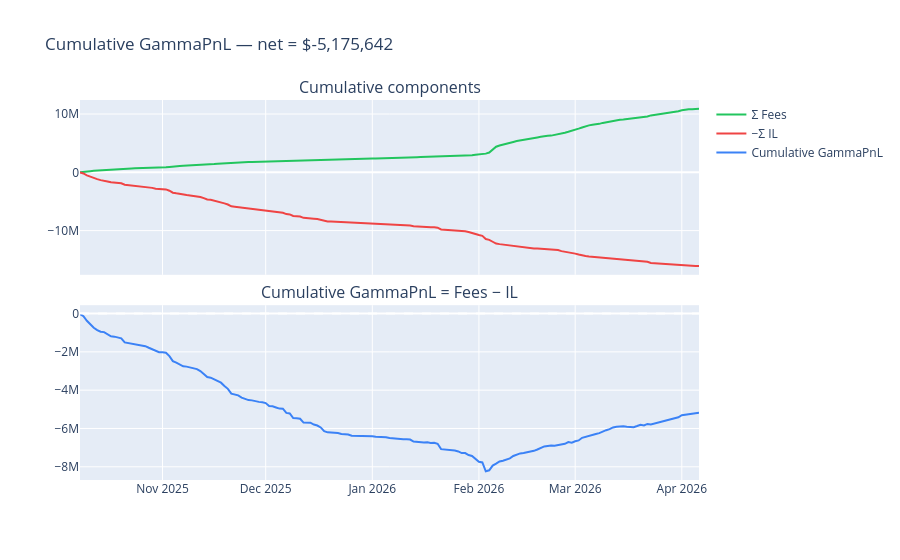

Notebook code for this chart:
### Markdown cell above
**Plot 2 — Cumulative GammaPnL = Σ (Fees − IL)**

### Code cell
gpl = daily_df["gamma_pnl_daily"].dropna().cumsum()
fees_cum = daily_df["fees_daily"].fillna(0.0).cumsum()
il_cum = daily_df["il_daily"].fillna(0.0).cumsum()

fig = make_subplots(rows=2, cols=1, shared_xaxes=True, vertical_spacing=0.08,
    subplot_titles=("Cumulative components", "Cumulative GammaPnL = Fees − IL"))
fig.add_trace(go.Scatter(x=fees_cum.index, y=fees_cum.values, name="Σ Fees", line=dict(color="#22c55e")),
              row=1, col=1)
fig.add_trace(go.Scatter(x=il_cum.index, y=(-il_cum).values, name="−Σ IL", line=dict(color="#ef4444")),
              row=1, col=1)
fig.add_trace(go.Scatter(x=gpl.index, y=gpl.values, name="Cumulative GammaPnL",
                          line=dict(color="#3b82f6", width=2)), row=2, col=1)
fig.add_hline(y=0, line_dash="dash", line_color="white", row=2, col=1)
fig.update_layout(height=560, title_text=f"Cumulative GammaPnL — net = ${gpl.iloc[-1]:,.0f}")
fig.show()

### Figure 1 — Plotly figure (JSON) as saved in the notebook; plotly's stock layout.template omitted (floating-point values rounded to 4 significant figures; data arrays with more than 128 entries replaced by an {"elided": "..."} marker saying what was removed)
{"data": [{"line": {"color": "#22c55e"}, "name": "Σ Fees", "type": "scatter", "x": {"elided": "181 str values"}, "xaxis": "x", "y": {"elided": "181 float values"}, "yaxis": "y"}, {"line": {"color": "#ef4444"}, "name": "−Σ IL", "type": "scatter", "x": {"elided": "181 str values"}, "xaxis": "x", "y": {"elided": "181 float values"}, "yaxis": "y"}, {"line": {"color": "#3b82f6", "width": 2}, "name": "Cumulative GammaPnL", "type": "scatter", "x": {"elided": "181 str values"}, "xaxis": "x2", "y": {"elided": "181 float values"}, "yaxis": "y2"}], "layout": {"annotations": [{"font": {"size": 16}, "showarrow": false, "text": "Cumulative components", "x": 0.5, "xanchor": "center", "xref": "paper", "y": 1, "yanchor": "bottom", "yref": "paper"}, {"font": {"size": 16}, "showarrow": false, "text": "Cumulative GammaPnL = Fees − IL", "x": 0.5, "xanchor": "center", "xref": "paper", "y": 0.46, "yanchor": "bottom", "yref": "paper"}], "height": 560, "shapes": [{"line": {"color": "white", "dash": "dash"}, "type": "line", "x0": 0, "x1": 1, "xref": "x2 domain", "y0": 0, "y1": 0, "yref": "y2"}], "title": {"text": "Cumulative GammaPnL — net = $-5,175,642"}, "xaxis": {"anchor": "y", "domain": [0, 1], "matches": "x2", "showticklabels": false}, "xaxis2": {"anchor": "y2", "domain": [0, 1]}, "yaxis": {"anchor": "x", "domain": [0.54, 1]}, "yaxis2": {"anchor": "x2", "domain": [0, 0.46]}}}
